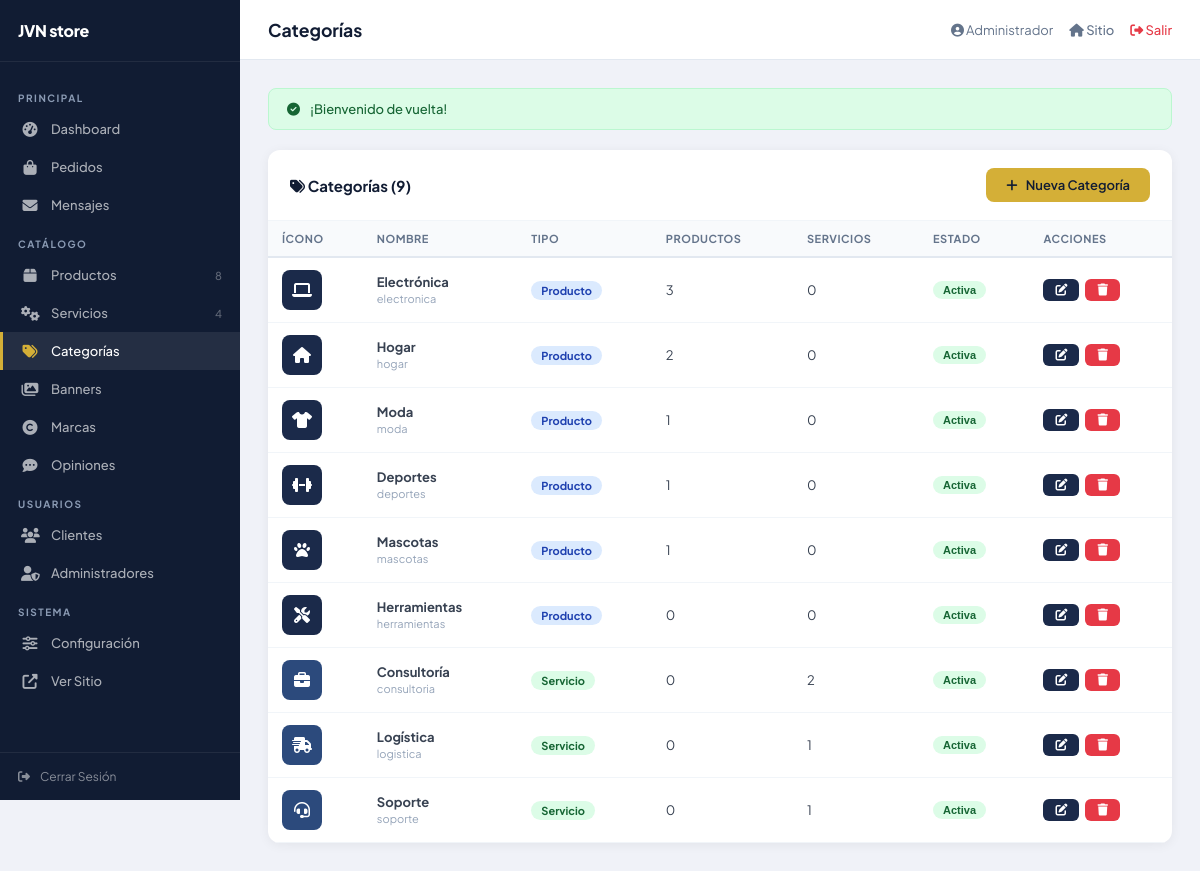
/admin/categorias.php (signed in), run on the app's committed database.
### tables this page shows
CREATE TABLE IF NOT EXISTS `categorias` (
    `id`          INT(11) NOT NULL AUTO_INCREMENT,
    `nombre`      VARCHAR(100) NOT NULL,
    `slug`        VARCHAR(100) NOT NULL UNIQUE,
    `descripcion` TEXT DEFAULT NULL,
    `icono`       VARCHAR(100) DEFAULT 'fas fa-box',
    `imagen`      VARCHAR(255) DEFAULT NULL,
    `color`       VARCHAR(20) DEFAULT '#1B2A4A',
    `tipo`        ENUM('producto','servicio','ambos') DEFAULT 'producto',
    `orden`       INT(11) DEFAULT 0,
    `activo`      TINYINT(1) DEFAULT 1,
    `created_at`  TIMESTAMP DEFAULT CURRENT_TIMESTAMP,
    PRIMARY KEY (`id`)
);

### includes/helpers.php (called while the page is built, shortened)
<?php
function sanitize($data)
{
    return htmlspecialchars(trim($data), ENT_QUOTES, 'UTF-8');
}

### admin/categorias.php (the view, shortened to what this page needs)
<?php
require_once __DIR__ . '/includes/header.php';
$db = getDB();
try {
  $q1 = $db->query("SHOW COLUMNS FROM categorias LIKE 'atributos'");
  if (!$q1->fetch()) {
      $db->exec("ALTER TABLE categorias ADD COLUMN atributos TEXT DEFAULT NULL");
  }
  $q2 = $db->query("SHOW COLUMNS FROM productos LIKE 'atributos'");
  if (!$q2->fetch()) {
      $db->exec("ALTER TABLE productos ADD COLUMN atributos TEXT DEFAULT NULL");
  }
  $q3 = $db->query("SHOW COLUMNS FROM servicios LIKE 'atributos'");
  if (!$q3->fetch()) {
      $db->exec("ALTER TABLE servicios ADD COLUMN atributos TEXT DEFAULT NULL");
  }
} catch (Exception $e) {
  error_log("Error auto-migración: " . $e->getMessage());
}
$editCat = null;
$showForm = (isset($_GET['action']) && $_GET['action']==='new') || $editCat;
$categorias = $db->query("
  SELECT c.*,
    (SELECT COUNT(*) FROM productos p WHERE p.categoria_id=c.id AND p.activo=1) AS total_productos,
    (SELECT COUNT(*) FROM servicios s WHERE s.categoria_id=c.id AND s.activo=1) AS total_servicios
  FROM categorias c ORDER BY c.orden, c.id
")->fetchAll();
?>
<?php if($showForm): ?>
<div class="adm-card" style="max-width:700px">
  <div class="adm-card-header">
    <h2><i class="fas fa-<?= $editCat?'edit':'plus' ?>"></i> <?= $editCat?'Editar':'Nueva' ?> Categoría</h2>
    <a href="<?= BASE_URL ?>admin/categorias.php" class="btn btn-sm btn-outline"><i class="fas fa-arrow-left"></i> Volver</a>
  </div>
  <div class="adm-card-body">
  <form method="POST">
    <input type="hidden" name="action" value="save">
    <?php if($editCat): ?><input type="hidden" name="id" value="<?=$editCat['id']?>"> <?php endif; ?>
    <div class="adm-form-grid">
      <div class="form-group full">
        <label class="form-label">Nombre *</label>
        <input type="text" name="nombre" class="form-control" value="<?= sanitize($editCat['nombre']??'') ?>" required>
      </div>
      <div class="form-group">
        <label class="form-label">Tipo</label>
        <select name="tipo" class="form-control">
          <option value="producto" <?= ($editCat['tipo']??'producto')==='producto'?'selected':'' ?>>Productos</option>
          <option value="servicio" <?= ($editCat['tipo']??'')==='servicio'?'selected':'' ?>>Servicios</option>
          <option value="ambos"    <?= ($editCat['tipo']??'')==='ambos'?'selected':'' ?>>Ambos</option>
        </select>
      </div>
      <div class="form-group">
        <label class="form-label">Ícono FontAwesome</label>
        <input type="text" name="icono" class="form-control" value="<?= sanitize($editCat['icono']??'fas fa-box') ?>" placeholder="fas fa-laptop">
      </div>
      <div class="form-group">
        <label class="form-label">Color (hex)</label>
        <div style="display:flex;gap:8px;align-items:center">
          <input type="color" name="color" value="<?= $editCat['color']??'#1B2A4A' ?>" style="width:48px;height:40px;border:none;border-radius:8px;cursor:pointer">
          <input type="text" id="colorText" value="<?= $editCat['color']??'#1B2A4A' ?>" class="form-control" style="flex:1" oninput="document.querySelector('[name=color]').value=this.value">
        </div>
      </div>
      <div class="form-group">
        <label class="form-label">Orden</label>
        <input type="number" name="orden" class="form-control" value="<?= $editCat['orden']??0 ?>" min="0">
      </div>
      <div class="form-group">
        <label class="form-label" style="margin-bottom:12px">Estado</label>
        <label style="display:flex;align-items:center;gap:10px">
          <label class="toggle"><input type="checkbox" name="activo" <?= ($editCat['activo']??1)?'checked':'' ?>><span class="toggle-slider"></span></label>
          Activa / Visible
        </label>
      </div>
      <div class="form-group full">
        <label class="form-label">Descripción</label>
        <textarea name="descripcion" class="form-control" rows="3"><?= sanitize($editCat['descripcion']??'') ?></textarea>
      </div>
      <div class="form-group full" style="border-top:1px solid #f1f5f9;padding-top:15px;margin-top:10px">
        <label class="form-label" style="color:var(--navy);font-weight:700;margin-bottom:14px;display:flex;align-items:center;justify-content:space-between">
          <span><i class="fas fa-sliders-h"></i> Filtros de Búsqueda de la Categoría</span>
          <button type="button" onclick="addFilterRow()" class="btn btn-sm btn-gold" style="font-size:12px">
            <i class="fas fa-plus"></i> Agregar Filtro
          </button>
        </label>
        <div id="filtros-container" style="display:flex;flex-direction:column;gap:10px">
          <?php
          $filtrosExistentes = [];
          if (!empty($editCat['atributos'])) {
              $decoded = json_decode($editCat['atributos'], true);
              if (is_array($decoded)) {
                  if (isset($decoded[0]) && is_array($decoded[0])) {
                      $filtrosExistentes = $decoded;
                  } else {
                      foreach ($decoded as $s) {
                          $filtrosExistentes[] = ['nombre' => $s, 'icono' => 'fas fa-filter', 'opciones' => ''];
                      }
                  }
              }
          }
          if (empty($filtrosExistentes)) {
              $filtrosExistentes = [['nombre' => '', 'icono' => 'fas fa-filter', 'opciones' => '']];
          }
          foreach ($filtrosExistentes as $fi => $frow): ?>
          <div class="filtro-row" style="display:grid;grid-template-columns:1.5fr 1.2fr 2fr auto;gap:8px;align-items:center;background:#f8fafc;padding:10px 12px;border-radius:10px;border:1px solid #e2e8f0">
            <div style="display:flex;align-items:center;gap:10px">
              <i class="<?= sanitize($frow['icono'] ?? 'fas fa-filter') ?> filtro-icon-preview" style="color:#1B2A4A;font-size:18px;width:24px;text-align:center"></i>
              <input type="text" name="filtro_nombre[]" class="form-control" value="<?= sanitize($frow['nombre'] ?? '') ?>" placeholder="Filtro (ej: Talla)" style="flex:1" required>
            </div>
            <input type="text" name="filtro_icono[]" class="form-control filtro-icono-input" value="<?= sanitize($frow['icono'] ?? 'fas fa-filter') ?>" placeholder="Icono (fas fa-ruler)" style="font-size:12px" oninput="updateIconPreview(this)">
            <input type="text" name="filtro_opciones[]" class="form-control" value="<?= sanitize($frow['opciones'] ?? '') ?>" placeholder="Valores separados por coma (ej: S, M, L, XL)" style="font-size:12px">
            <button type="button" onclick="this.closest('.filtro-row').remove()" class="btn btn-sm btn-danger" title="Eliminar">
              <i class="fas fa-trash"></i>
            </button>
          </div>
          <?php endforeach; ?>
        </div>
        <small style="color:#64748b;font-size:12px;margin-top:8px;display:block">
          Cada filtro tiene un <strong>nombre</strong> (ej: Talla), un <strong>ícono FontAwesome</strong> (ej: fas fa-ruler), y <strong>valores predefinidos</strong> separados por comas (ej: S, M, L).<br>
          En el formulario del producto podrás marcar con casillas de verificación (checkboxes) los valores que correspondan.
        </small>
      </div>
    </div>
    <script>
    function addFilterRow() {
        const container = document.getElementById('filtros-container');
        const div = document.createElement('div');
        div.className = 'filtro-row';
        div.style.cssText = 'display:grid;grid-template-columns:1.5fr 1.2fr 2fr auto;gap:8px;align-items:center;background:#f8fafc;padding:10px 12px;border-radius:10px;border:1px solid #e2e8f0';
        div.innerHTML = `
          <div style="display:flex;align-items:center;gap:10px">
            <i class="fas fa-filter filtro-icon-preview" style="color:#1B2A4A;font-size:18px;width:24px;text-align:center"></i>
            <input type="text" name="filtro_nombre[]" class="form-control" value="" placeholder="Filtro (ej: Talla)" style="flex:1" required>
          </div>
          <input type="text" name="filtro_icono[]" class="form-control filtro-icono-input" value="fas fa-filter" placeholder="Icono (fas fa-ruler)" style="font-size:12px" oninput="updateIconPreview(this)">
          <input type="text" name="filtro_opciones[]" class="form-control" value="" placeholder="Valores separados por coma (ej: S, M, L, XL)" style="font-size:12px">
          <button type="button" onclick="this.closest('.filtro-row').remove()" class="btn btn-sm btn-danger" title="Eliminar">
            <i class="fas fa-trash"></i>
          </button>
        `;
        container.appendChild(div);
    }
    function updateIconPreview(input) {
        const row = input.closest('.filtro-row');
        const preview = row.querySelector('.filtro-icon-preview');
        if (preview) {
            preview.className = input.value.trim() + ' filtro-icon-preview';
            preview.style.cssText = 'color:#1B2A4A;font-size:18px;width:24px;text-align:center';
        }
    }
    </script>
    <div style="display:flex;gap:12px;margin-top:20px">
      <button type="submit" class="btn btn-gold"><i class="fas fa-save"></i> Guardar</button>
      <a href="<?= BASE_URL ?>admin/categorias.php" class="btn btn-outline">Cancelar</a>
    </div>
  </form>
  </div>
</div>
<?php else: ?>
<div class="adm-card">
  <div class="adm-card-header">
    <h2><i class="fas fa-tags"></i> Categorías (<?= count($categorias) ?>)</h2>
    <a href="<?= BASE_URL ?>admin/categorias.php?action=new" class="btn btn-gold"><i class="fas fa-plus"></i> Nueva Categoría</a>
  </div>
  <div style="overflow-x:auto">
  <table class="adm-table">
    <thead><tr><th>Ícono</th><th>Nombre</th><th>Tipo</th><th>Productos</th><th>Servicios</th><th>Estado</th><th>Acciones</th></tr></thead>
    <tbody>
    <?php foreach($categorias as $c): ?>
    <tr>
      <td>
        <div style="width:40px;height:40px;background:<?= sanitize($c['color']) ?>;border-radius:8px;display:flex;align-items:center;justify-content:center">
          <i class="<?= sanitize($c['icono']) ?>" style="color:#fff;font-size:16px"></i>
        </div>
      </td>
      <td><strong><?= sanitize($c['nombre']) ?></strong><br><span style="font-size:11px;color:#94a3b8"><?= sanitize($c['slug']) ?></span></td>
      <td><span class="badge badge-<?= $c['tipo']==='producto'?'info':($c['tipo']==='servicio'?'success':'warning') ?>"><?= ucfirst($c['tipo']) ?></span></td>
      <td><?= $c['total_productos'] ?></td>
      <td><?= $c['total_servicios'] ?></td>
      <td>
        <form method="POST" style="display:inline">
          <button type="submit" class="badge badge-<?= $c['activo']?'success':'gray' ?>" style="border:none;cursor:pointer"><?= $c['activo']?'Activa':'Inactiva' ?></button>
        </form>
      </td>
      <td>
        <div style="display:flex;gap:6px">
          <a href="?edit=<?=$c['id']?>" class="btn btn-sm btn-navy"><i class="fas fa-edit"></i></a>
          <form method="POST" onsubmit="return confirm('¿Eliminar esta categoría?')">
            <button type="submit" class="btn btn-sm btn-danger"><i class="fas fa-trash"></i></button>
          </form>
        </div>
      </td>
    </tr>
    <?php endforeach; ?>
    </tbody>
  </table>
  </div>
</div>
<?php endif; ?>
<?php require_once __DIR__ . '/includes/footer.php'; ?>

### data on the page
categorias: nombre "Electrónica", slug "electronica", tipo "Producto", total_productos "3", total_servicios "0", activo "Activa"
categorias: nombre "Hogar", slug "hogar", tipo "Producto", total_productos "2", total_servicios "0", activo "Activa"
categorias: nombre "Moda", slug "moda", tipo "Producto", total_productos "1", total_servicios "0", activo "Activa"
categorias: nombre "Deportes", slug "deportes", tipo "Producto", total_productos "1", total_servicios "0", activo "Activa"
categorias: nombre "Mascotas", slug "mascotas", tipo "Producto", total_productos "1", total_servicios "0", activo "Activa"
categorias: nombre "Herramientas", slug "herramientas", tipo "Producto", total_productos "0", total_servicios "0", activo "Activa"
categorias: nombre "Consultoría", slug "consultoria", tipo "Servicio", total_productos "0", total_servicios "2", activo "Activa"
categorias: nombre "Logística", slug "logistica", tipo "Servicio", total_productos "0", total_servicios "1", activo "Activa"
categorias: nombre "Soporte", slug "soporte", tipo "Servicio", total_productos "0", total_servicios "1", activo "Activa"

### other printed values
$cntProductos "8"
$cntServicios "4"
$pageTitle "Categorías"
explode(' ',$currentUser['nombre'])[0] "Administrador"
$flash['message'] "¡Bienvenido de vuelta!"
count($categorias) "9"
